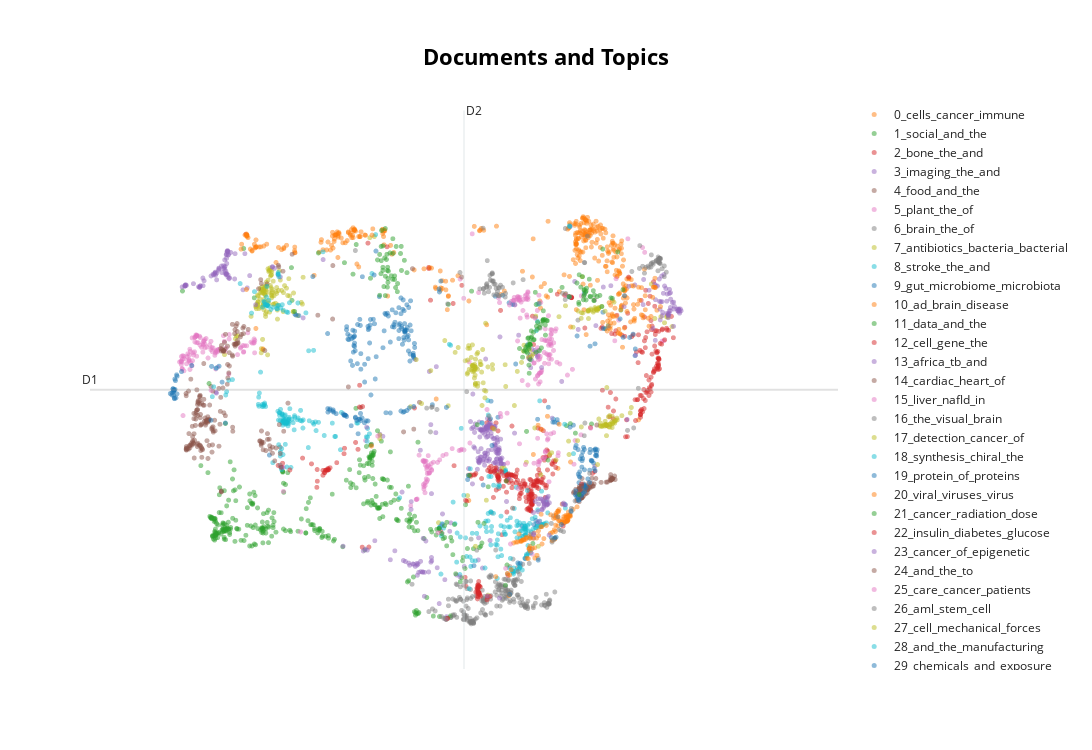

Here is the notebook cell this chart was saved with:
### Code cell
topic_model.visualize_documents(
    text,
    reduced_embeddings=reduced_embeddings,
    hide_document_hover=True,
    hide_annotations=True,
)
